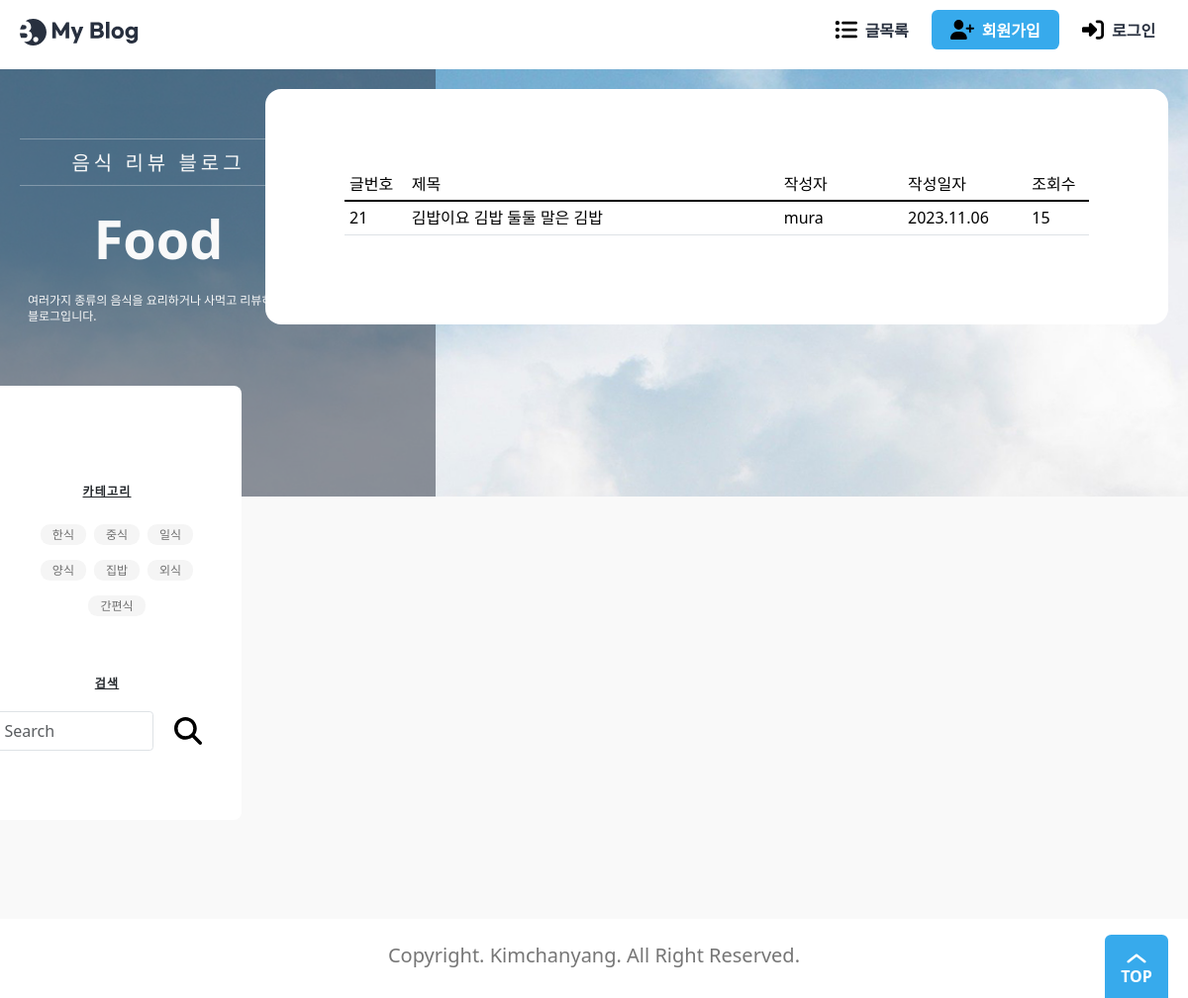
Screenshot of /blog/ with the database file from the repository.
### blog/models.py (models this page shows, shortened)
class Post(models.Model):
    title = models.CharField(_("제목"), max_length=50)
    content = models.TextField(_("내용"))
    head_image = models.ImageField(
        _("메인 이미지"), upload_to="blog/images/%Y/%m/%d/", blank=True
    )
    file_upload = models.FileField(
        _("파일"), upload_to="blog/files/%Y/%m/%d/", blank=True
    )
    created_at = models.DateTimeField(_("작성일자"), auto_now_add=True)
    updated_at = models.DateTimeField(_("수정일자"), auto_now=True)
    author = models.ForeignKey(User, on_delete=models.CASCADE, verbose_name="작성자")
    tags = models.ManyToManyField("Tag", blank=True, verbose_name="태그")
    view_count = models.PositiveIntegerField(verbose_name="조회수", default=0)
    likes_count = models.PositiveIntegerField(verbose_name="좋아요", default=0)
    class Meta:
        ordering = ["-created_at"]

class Tag(models.Model):
    name = models.CharField(max_length=50, unique=True, verbose_name="태그 이름")
    def __str__(self):
        return self.name

### accounts/models.py (models this page shows)
class User(AbstractUser):
    nickname = models.CharField(_("닉네임"), max_length=50)
    profile_img = models.ImageField(
        _("프로필 사진"), upload_to=user_directory_path, blank=True
    )
    class Meta:
        db_table = "User"

### blog/views.py (the view)
# urls.py: path("", views.PostList.as_view(), name="post_list"),
class PostList(ListView):
    model = Post
    ordering = "-pk"
    context_object_name = "posts"
    paginate_by = pageslice
    def get_context_data(self, **kwargs):
        context = super().get_context_data(**kwargs)
        context["tags"] = Tag.objects.all()
        return context

### templates/blog/post_list.html (shortened to what this page needs)
{% extends "base.html" %}
{% block main %}
{% load static %}
<div class="banner">
    <div class="max-width">
        <div class="banner-contents">
            <p class="sub-text">음식 리뷰 블로그</p>
            <p class="main-text">Food</p>
            <p class="description">
                여러가지 종류의 음식을 요리하거나 사먹고 리뷰하는 블로그입니다.
            </p>
        </div>
    </div>
</div>
<main>
    <div class="max-width">
        <div class="view">
            <section class="wrap-box">
                <div class="inner">
                    <table class="table">
                        <thead style="border-bottom: 2px solid black;">
                            <tr>
                                <th class='col-md-1'>글번호</th>
                                <th class='col-md-6'>제목</th>
                                <th class='col-md-2'>작성자</th>
                                <th class='col-md-2'>작성일자</th>
                                <th class='col-md-1'>조회수</th>
                            </tr>
                        </thead>
                        <tbody>
                            {% for post in posts %}
                            <tr>
                                <td>{{ post.id }}</td>
                                <td><a href="{% url 'post_detail' post.id %}">{{ post.title }}</a></td>
                                <td>{% if post.nickname %}{{ post.nickname }}{% else %}{{ post.author }}{% endif %}</td>
                                <td>{{ post.created_at|date:'Y.m.d' }}</td>
                                <td>{{ post.view_count }}</td>
                            </tr>
                            {% endfor %}
                        </tbody>
                    </table>
                </div>
            </section>
        </div>
        <aside class="about">
            <h3>카테고리</h3>
            <ul class="categories">
                {% for tag in tags %}
                <li><a href="{% url 'post_search_tag' tag %}">{{ tag }}</a></li>
                {% endfor %}
            </ul>
            <h3>검색</h3>
            <form class="d-flex" action="{% url 'post_search' %}" method="get">
                <input class="form-control me-2" type="text" placeholder="Search" name="search">
                <button type="submit" class="button white"><img src="{% static './assets/icon-search.svg' %}" alt="My Blog"></button>
            </form>
        </aside>
    </div>
</main>
{% endblock main %}

### static/css/global.css (style rules this page uses)
:root { --main-color: rgb(55, 170, 236); --main-rgb: 55, 171, 236; --outline-border: rgb(55, 160, 236); --red-color: rgb(243, 124, 75); --red-rgb: 243, 124, 75; --black-color: #28303f; --white-color: #fff; --gray-color: #767676; --border-color: #ddd; --gray-background-light: #f9f9f9; --gray-background: #f5f5f5; --gray-text: #6f6f6f; --border-radius: 0.4em; }
h1, a, div, p, section, article, input, textarea { box-sizing: border-box; }
a { text-decoration: none; color: inherit; }
html { font-size: 10px; }
body { font-size: 1.6rem; line-height: 1.4; }
input, button { font-size: inherit; font-family: inherit; }
button { cursor: pointer; }
a { border-radius: 0.8rem; overflow: hidden; }
img { vertical-align: bottom; }
body { background: var(--gray-background-light); }
.max-width { width: 1224px; max-width: calc(100% - 4rem); margin: 0 auto; }

### static/css/about.css (style rules this page uses)
.about { flex-basis: calc((100% - 2.4rem * 3) / 4); flex-shrink: 0; align-self: flex-start; padding: 4rem 2.4rem 7rem; box-sizing: border-box; border-radius: var(--border-radius); background: var(--white-color); text-align: center; font-size: 2rem; }
.about h2, .about h3 { margin-bottom: 2rem; font-size: 1.2rem; font-weight: bold; text-transform: uppercase; text-decoration: underline; letter-spacing: 0.1em; }
.about h3 { margin-top: 6rem; }
.categories { display: flex; flex-wrap: wrap; align-items: center; justify-content: center; gap: 0.8rem; }
.categories li a { background: var(--gray-background); color: var(--gray-text); font-size: 1.2rem; border-radius: calc(var(--border-radius) * 2); padding: 0.2rem 1.2rem; }

### static/css/button.css (style rules this page uses)
.button { display: inline-flex; align-items: center; justify-content: center; gap: 0.8rem; height: 4rem; padding: 0.2rem 1.2em 0; border: 0; border-radius: var(--border-radius); background: var(--main-color); color: var(--white-color); text-transform: uppercase; font-weight: bold; line-height: 1; }
.button img { height: 1.2em; margin-top: -0.2rem; vertical-align: middle; }
.button.white { padding: 0.2rem 0.8em 0; background: var(--white-color); color: var(--black-color); }
.button.white img { height: 1.4em; }

### static/css/banner.css (style rules this page uses)
.banner { position: relative; background: url(../assets/background.jpg) no-repeat 50% 50% / cover; height: 27em; margin-bottom: -7em; }
.banner-contents { width: 28rem; padding: 7rem 0 14.5rem; text-align: center; color: var(--gray-background-light); }
.banner-contents::before { content: ""; display: block; position: absolute; top: 0; left: 0; width: calc((100% - 1224px) / 2 + 44rem); height: 100%; background: rgba(40, 48, 63, 0.5); }
.banner-contents > * { position: relative; }
.banner-contents .sub-text { border: 1px solid rgba(249, 249, 249, 0.3); border-width: 1px 0; padding: 1rem 0 0.8rem; font-size: 2rem; letter-spacing: 0.2em; }
.banner .main-text { font-weight: bold; font-size: 5.4rem; margin: 1.6rem 0; }
.description { font-size: 1.2rem; text-align: left; word-break: break-all; padding: 0 0.8rem; }
@media (max-width: 1280px) { .banner-contents::before { width: 44rem; } }

### static/css/main.css (style rules this page uses)
main > .max-width { display: flex; flex-direction: row-reverse; gap: 2.4rem; position: relative; }

### static/css/wrapbox.css (style rules this page uses)
.wrap-box { position: relative; width: 60rem; max-width: calc(100% - 4rem); margin: -22rem auto 0; padding: 8rem 0; border-radius: var(--border-radius); background: var(--white-color); font-size: 4rem; transition: all 0.3s; }
.wrap-box .inner { width: 39.2rem; max-width: calc(100% - 8rem); margin: 0 auto; font-size: 1.6rem; }
.mypage .wrap-box, .view .wrap-box, .write .wrap-box { width: 91.2rem; max-width: 100%; margin: -30rem 0 auto auto; padding: 8rem; }
.view .wrap-box .inner, .write .wrap-box .inner { width: 100%; max-width: 100%; }

### rows the page displays
Post: id "21", title "김밥이요 김밥 둘둘 말은 김밥", author "mura", created_at "2023.11.06", view_count "15"
Tag: name "한식"
Tag: name "중식"
Tag: name "일식"
Tag: name "양식"
Tag: name "집밥"
Tag: name "외식"
Tag: name "간편식"
